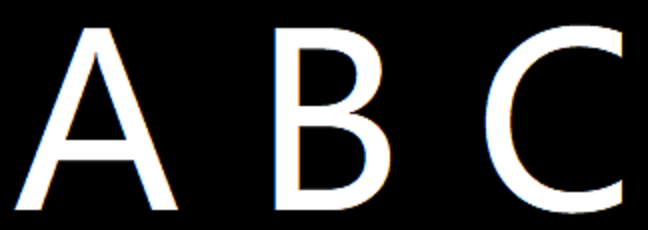
//> input picture images/abc.png, 648 x 230 px
$ ./main053   (built with g++ and OpenCV 4)
//> lines starting //> are read from the running program, lines starting //| are printed output that depends on the picture; after the words box and inside, x2 and y2 are one past the last pixel; in counts of white or black regions, pixels touching at a corner belong together
/*
二值图像分析 – 使用Hu矩实现轮廓匹配
对图像二值图像的每个轮廓，可以计算轮廓几何矩，根据几何矩可以计算图像的中心位置，估计得到中心位置可以计算中心矩、然后再根据中心矩可以计算胡矩。OpenCV中可以通过如下的API一次计算出上述三种矩，API如下：
Moments cv::moments(
	InputArray 	array,
	bool binaryImage = false
)
array是输入的图像轮廓点集合
输出的图像几何矩，根据几何矩输出结果可以计算胡矩，胡矩计算的API如下：
void cv::HuMoments(
const Moments & moments,
double 	hu[7]
)
moments参数表示输入的图像矩
hu[7]表示输出的胡矩七个值

然后我们可以使用hu矩作为输入，对轮廓进行匹配，进行轮廓外形匹配的API如下：
double cv::matchShapes(
	InputArray 	contour1,
	InputArray 	contour2,
	int method,
	double parameter
)
contour1第一个轮廓点集合，或者灰度图像
contour2第二个轮廓点集合，或者灰度图像
method表示比较方法，最常见有
CONTOURS_MATCH_I1
CONTOURS_MATCH_I2
CONTOURS_MATCH_I3
Parameter方法声明的参数，OpenCV3.x版本中已经不需要了。
*/

#include <opencv2/opencv.hpp>
#include <iostream>

using namespace cv;
using namespace std;

void contours_info(Mat &image, vector<vector<Point>> &pts);
int main(int argc, char** argv) {
	Mat src = imread("../images/abc.png");
//> src is the input picture: 230 rows x 648 cols, CV_8UC3; mean B, G, R 50.8, 50.8, 50.8
	imshow("input", src);
	Mat src2 = imread("../images/a5.png");
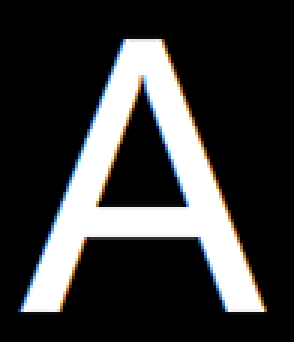
//> input picture images/a5.png, 98 x 114 px (shown 3 times larger)
//> src2 is the input picture: 114 rows x 98 cols, CV_8UC3; mean B, G, R 56.8, 56.7, 56.8
	imshow("input2", src2);

	// ÂÖÀªÌáÈ¡
	vector<vector<Point>> contours1;
	vector<vector<Point>> contours2;
	contours_info(src, contours1);
//> in contours_info, `cvtColor(image, gray, COLOR_BGR2GRAY);`:
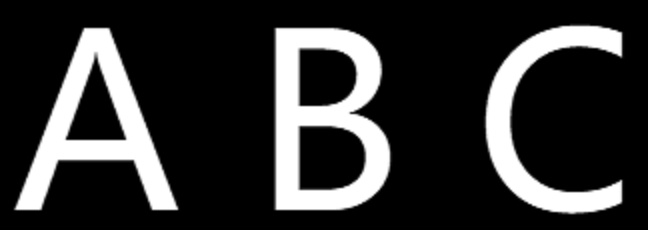
//> gray: 230 rows x 648 cols, CV_8UC1; min 0, max 255, mean 50.8
//> in contours_info, `threshold(gray, binary, 0, 255, THRESH_BINARY | THRESH_OTSU);`:
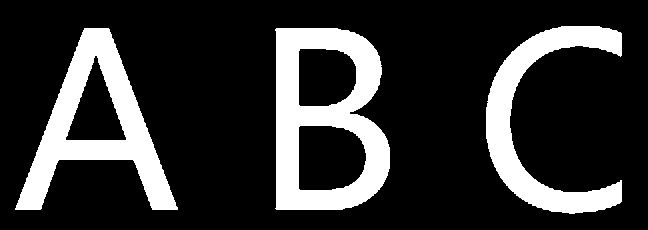
//> binary: 230 rows x 648 cols, CV_8UC1; 19.8% white; 3 white regions
//> in contours_info, `findContours(binary, contours, hierarchy, RETR_EXTERNAL, CHAIN_APPROX_..`: contours = 3 contours; box (x1, y1, x2, y2) and area: (275, 28, 390, 210) 17978, (15, 28, 178, 210) 12214, (486, 26, 622, 214) 7685
//> contours1 has the same summary as contours in contours_info
	contours_info(src2, contours2);
//> in contours_info (call 2), `cvtColor(image, gray, COLOR_BGR2GRAY);`:
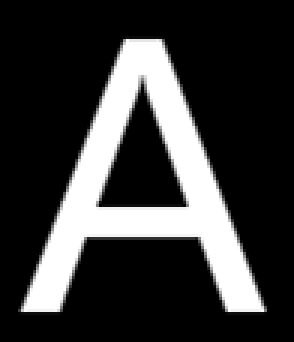
//> gray: 114 rows x 98 cols, CV_8UC1 (shown 3 times larger); min 0, max 255, mean 56.8
//> in contours_info (call 2), `threshold(gray, binary, 0, 255, THRESH_BINARY | THRESH_OTSU);`:
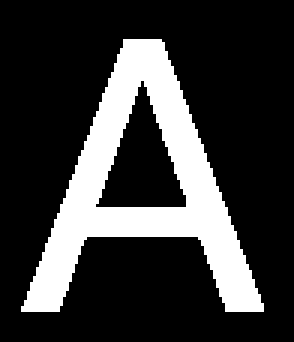
//> binary: 114 rows x 98 cols, CV_8UC1 (shown 3 times larger); 22.2% white; 1 white region
//> in contours_info (call 2), `findContours(binary, contours, hierarchy, RETR_EXTERNAL, CHAIN_APPROX_..`: contours = 1 contour; box (x1, y1, x2, y2) and area: (7, 13, 88, 104) 2973
//> contours2 has the same summary as contours in contours_info
	// hu¾Ø¼ÆËã
	Moments mm2 = moments(contours2[0]);
//> mm2 = moments, m00 2973, centre m10/m00, m01/m00 = (47.33, 60.35)
	Mat hu2;
	HuMoments(mm2, hu2);
//> hu2 = [0.264, 0.00321, 0.0131, 0.000831, -2.75e-06, 4.7e-05, -1.82e-09]
	// ÂÖÀªÆ¥Åä
	for (size_t t = 0; t < contours1.size(); t++) {
		Moments mm = moments(contours1[t]);
		Mat hum;
		HuMoments(mm, hum);
		double dist = matchShapes(hum, hu2, CONTOURS_MATCH_I1, 0);
		printf("contour match distance : %.2f\n", dist);
		if (dist < 1) {
			printf("draw it \n");
			drawContours(src, contours1, t, Scalar(0, 0, 255), 2, 8);
		}
	}
//> this loop made 3 passes
//> dist on passes 1 to 2: 19.57, 0.77
//> (hum, dist) on pass 3: ([0.745, 0.116, 0.108, 0.0283, -0.00151, -0.00936, -0.000426], 15.05)
//| contour match distance : 19.57
//| contour match distance : 0.77
//| draw it
//| contour match distance : 15.05
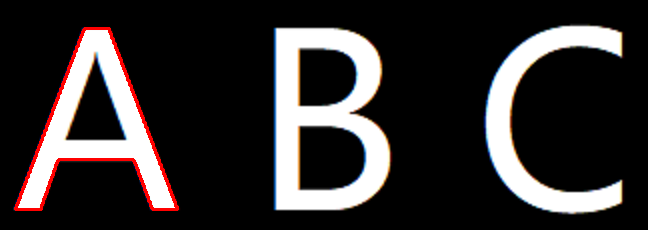
//> src: 230 rows x 648 cols, CV_8UC3; 1.46% of pixels changed, all inside (x1, y1, x2, y2) = (14, 27, 179, 211)

	imshow("match result", src);
	waitKey(0);
	destroyAllWindows();

	return 0;
}

void contours_info(Mat &image, vector<vector<Point>> &contours) {
	Mat gray, binary;
	vector<Vec4i> hierarchy;
	cvtColor(image, gray, COLOR_BGR2GRAY);
	threshold(gray, binary, 0, 255, THRESH_BINARY | THRESH_OTSU);
	findContours(binary, contours, hierarchy, RETR_EXTERNAL, CHAIN_APPROX_SIMPLE);
}
